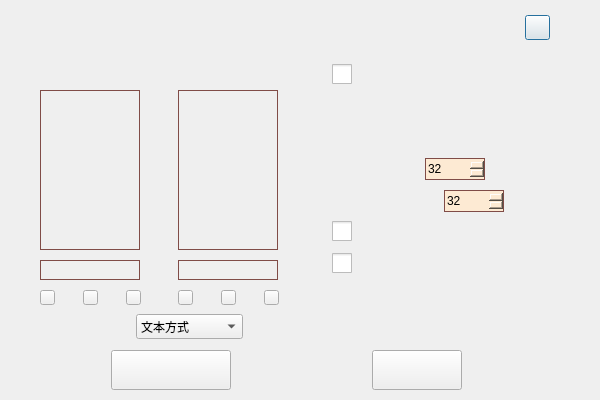
<?xml version="1.0" encoding="UTF-8"?>
<ui version="4.0">
 <class>SettingClass</class>
 <widget class="QDialog" name="SettingClass">
  <property name="geometry">
   <rect>
    <x>0</x>
    <y>0</y>
    <width>600</width>
    <height>400</height>
   </rect>
  </property>
  <property name="windowTitle">
   <string>其他设置</string>
  </property>
  <property name="windowIcon">
   <iconset resource="Notepad.qrc">
    <normaloff>:/icon/mainicon/picture_notepad/icon/icon_main_mainwindow.png</normaloff>:/icon/mainicon/picture_notepad/icon/icon_main_mainwindow.png</iconset>
  </property>
  <property name="windowOpacity">
   <double>5.000000000000000</double>
  </property>
  <property name="sizeGripEnabled">
   <bool>false</bool>
  </property>
  <widget class="QPushButton" name="pushButton_close_window">
   <property name="geometry">
    <rect>
     <x>525</x>
     <y>15</y>
     <width>25</width>
     <height>25</height>
    </rect>
   </property>
   <property name="styleSheet">
    <string notr="true">border-image: url(:/icon/manage/picture_notepad/icon/window_close.png);</string>
   </property>
   <property name="text">
    <string/>
   </property>
  </widget>
  <widget class="QPushButton" name="pushButton_close_dialog">
   <property name="geometry">
    <rect>
     <x>372</x>
     <y>350</y>
     <width>90</width>
     <height>40</height>
    </rect>
   </property>
   <property name="styleSheet">
    <string notr="true">border-image: url(:/picture_notepad/dialogicon/picture_notepad/icon/dialog_code_exit_normal.png);
border-image: url(:/picture_notepad/dialogicon/picture_notepad/icon/dialog_code_exit_pressed.png);</string>
   </property>
   <property name="text">
    <string/>
   </property>
  </widget>
  <widget class="QComboBox" name="comboBox_1">
   <property name="geometry">
    <rect>
     <x>136</x>
     <y>314</y>
     <width>107</width>
     <height>25</height>
    </rect>
   </property>
   <property name="contextMenuPolicy">
    <enum>Qt::NoContextMenu</enum>
   </property>
   <property name="autoFillBackground">
    <bool>false</bool>
   </property>
   <property name="styleSheet">
    <string notr="true"/>
   </property>
   <property name="editable">
    <bool>false</bool>
   </property>
   <property name="currentIndex">
    <number>0</number>
   </property>
   <property name="maxVisibleItems">
    <number>7</number>
   </property>
   <property name="maxCount">
    <number>2147483646</number>
   </property>
   <property name="insertPolicy">
    <enum>QComboBox::InsertAtBottom</enum>
   </property>
   <item>
    <property name="text">
     <string>文本方式</string>
    </property>
   </item>
   <item>
    <property name="text">
     <string>二进制方式</string>
    </property>
   </item>
  </widget>
  <widget class="QPushButton" name="pushButton_accept_dialog">
   <property name="geometry">
    <rect>
     <x>111</x>
     <y>350</y>
     <width>120</width>
     <height>40</height>
    </rect>
   </property>
   <property name="styleSheet">
    <string notr="true">border-image: url(:/picture_notepad/dialogicon/picture_notepad/icon/dialog_code_accept_normal.png);
border-image: url(:/picture_notepad/dialogicon/picture_notepad/icon/dialog_code_accept_pressed.png);</string>
   </property>
   <property name="text">
    <string/>
   </property>
  </widget>
  <widget class="QCheckBox" name="checkBox_1">
   <property name="geometry">
    <rect>
     <x>332</x>
     <y>64</y>
     <width>20</width>
     <height>20</height>
    </rect>
   </property>
   <property name="styleSheet">
    <string notr="true">QCheckBox{spacing: 5px;color: white;}
QCheckBox::indicator {width: 20px;height: 20px;}
QCheckBox::indicator:enabled:unchecked {image: url(:/picture_notepad/checkbox/picture_notepad/checkbox_style/checkbox_off.png);}
QCheckBox::indicator:enabled:unchecked:hover  {image: url(:/picture_notepad/checkbox/picture_notepad/checkbox_style/checkbox_off.png);}
QCheckBox::indicator:enabled:unchecked:pressed {image: url(:/picture_notepad/checkbox/picture_notepad/checkbox_style/checkbox_off.png);}
QCheckBox::indicator:enabled:checked {image: url(:/picture_notepad/checkbox/picture_notepad/checkbox_style/checkbox_on.png);}
QCheckBox::indicator:enabled:checked:hover {image: url(:/picture_notepad/checkbox/picture_notepad/checkbox_style/checkbox_on.png);}
QCheckBox::indicator:enabled:checked:pressed {image: url(:/picture_notepad/checkbox/picture_notepad/checkbox_style/checkbox_on.png);}</string>
   </property>
   <property name="text">
    <string/>
   </property>
  </widget>
  <widget class="QCheckBox" name="checkBox_2">
   <property name="geometry">
    <rect>
     <x>332</x>
     <y>221</y>
     <width>20</width>
     <height>20</height>
    </rect>
   </property>
   <property name="styleSheet">
    <string notr="true">QCheckBox{spacing: 5px;color: white;}
QCheckBox::indicator {width: 20px;height: 20px;}
QCheckBox::indicator:enabled:unchecked {image: url(:/picture_notepad/checkbox/picture_notepad/checkbox_style/checkbox_off.png);}
QCheckBox::indicator:enabled:unchecked:hover  {image: url(:/picture_notepad/checkbox/picture_notepad/checkbox_style/checkbox_off.png);}
QCheckBox::indicator:enabled:unchecked:pressed {image: url(:/picture_notepad/checkbox/picture_notepad/checkbox_style/checkbox_off.png);}
QCheckBox::indicator:enabled:checked {image: url(:/picture_notepad/checkbox/picture_notepad/checkbox_style/checkbox_on.png);}
QCheckBox::indicator:enabled:checked:hover {image: url(:/picture_notepad/checkbox/picture_notepad/checkbox_style/checkbox_on.png);}
QCheckBox::indicator:enabled:checked:pressed {image: url(:/picture_notepad/checkbox/picture_notepad/checkbox_style/checkbox_on.png);}</string>
   </property>
   <property name="text">
    <string/>
   </property>
  </widget>
  <widget class="QCheckBox" name="checkBox_3">
   <property name="geometry">
    <rect>
     <x>332</x>
     <y>253</y>
     <width>20</width>
     <height>20</height>
    </rect>
   </property>
   <property name="styleSheet">
    <string notr="true">QCheckBox{spacing: 5px;color: white;}
QCheckBox::indicator {width: 20px;height: 20px;}
QCheckBox::indicator:enabled:unchecked {image: url(:/picture_notepad/checkbox/picture_notepad/checkbox_style/checkbox_off.png);}
QCheckBox::indicator:enabled:unchecked:hover  {image: url(:/picture_notepad/checkbox/picture_notepad/checkbox_style/checkbox_off.png);}
QCheckBox::indicator:enabled:unchecked:pressed {image: url(:/picture_notepad/checkbox/picture_notepad/checkbox_style/checkbox_off.png);}
QCheckBox::indicator:enabled:checked {image: url(:/picture_notepad/checkbox/picture_notepad/checkbox_style/checkbox_on.png);}
QCheckBox::indicator:enabled:checked:hover {image: url(:/picture_notepad/checkbox/picture_notepad/checkbox_style/checkbox_on.png);}
QCheckBox::indicator:enabled:checked:pressed {image: url(:/picture_notepad/checkbox/picture_notepad/checkbox_style/checkbox_on.png);}</string>
   </property>
   <property name="text">
    <string/>
   </property>
  </widget>
  <widget class="QSpinBox" name="spinBox_1">
   <property name="geometry">
    <rect>
     <x>425</x>
     <y>158</y>
     <width>60</width>
     <height>22</height>
    </rect>
   </property>
   <property name="contextMenuPolicy">
    <enum>Qt::NoContextMenu</enum>
   </property>
   <property name="styleSheet">
    <string notr="true">/*按钮未按下*/
QSpinBox::up-button
{
    image: url(:/picture_notepad/spinbox/picture_notepad/spinbox_style/up_button.png);     
    background: #FDEAD3;
}
QSpinBox::down-button
{
    image: url(:/picture_notepad/spinbox/picture_notepad/spinbox_style/down_button.png); 
    background: #FDEAD3;
}
/*按钮按下*/
QSpinBox::up-button:pressed
{
    image: url(:/picture_notepad/spinbox/picture_notepad/spinbox_style/up_button.png);   
    background: #FDEAD3;     
}
QSpinBox::down-button:pressed
{
    image: url(:/picture_notepad/spinbox/picture_notepad/spinbox_style/down_button.png); 
    background: #FDEAD3;
}
/*总体设置*/
QSpinBox
{
    border: 1px solid #804C47;
    background: #FDEAD3;
}</string>
   </property>
   <property name="minimum">
    <number>1</number>
   </property>
   <property name="maximum">
    <number>256</number>
   </property>
   <property name="value">
    <number>32</number>
   </property>
  </widget>
  <widget class="QSpinBox" name="spinBox_2">
   <property name="geometry">
    <rect>
     <x>444</x>
     <y>190</y>
     <width>60</width>
     <height>22</height>
    </rect>
   </property>
   <property name="contextMenuPolicy">
    <enum>Qt::NoContextMenu</enum>
   </property>
   <property name="styleSheet">
    <string notr="true">/*按钮未按下*/
QSpinBox::up-button
{
    image: url(:/picture_notepad/spinbox/picture_notepad/spinbox_style/up_button.png);     
    background: #FDEAD3;
}
QSpinBox::down-button
{
    image: url(:/picture_notepad/spinbox/picture_notepad/spinbox_style/down_button.png); 
    background: #FDEAD3;
}
/*按钮按下*/
QSpinBox::up-button:pressed
{
    image: url(:/picture_notepad/spinbox/picture_notepad/spinbox_style/up_button.png);   
    background: #FDEAD3;     
}
QSpinBox::down-button:pressed
{
    image: url(:/picture_notepad/spinbox/picture_notepad/spinbox_style/down_button.png); 
    background: #FDEAD3;
}
/*总体设置*/
QSpinBox
{
    border: 1px solid #804C47;
    background: #FDEAD3;
}</string>
   </property>
   <property name="minimum">
    <number>1</number>
   </property>
   <property name="maximum">
    <number>64</number>
   </property>
   <property name="value">
    <number>32</number>
   </property>
  </widget>
  <widget class="QListWidget" name="listWidget_1">
   <property name="geometry">
    <rect>
     <x>40</x>
     <y>90</y>
     <width>100</width>
     <height>160</height>
    </rect>
   </property>
   <property name="font">
    <font>
     <family>宋体</family>
    </font>
   </property>
   <property name="contextMenuPolicy">
    <enum>Qt::NoContextMenu</enum>
   </property>
   <property name="styleSheet">
    <string notr="true">QListWidget
{
    background:rgb(255,255,255,0);
    border:1px solid rgb(128,76,71);
}
QListWidget::Item:hover
{
    background:#C0FDEAD3;
}
QListWidget::item:selected
{
    background:#C0FDEAD3;
}
QListWidget::item:selected:!active
{
    background:#C0FDEAD3;
}
/*滚动条*/
QListWidget QScrollBar::vertical
{
    margin: 15px 0px 15px 0px;
    border-image: url(:/picture_notepad/scrollbar/picture_notepad/scrollbar_style/line_vertical.png); 
    border: 0px;
    width: 15px;
}
QListWidget QScrollBar::handle:vertical
{
    border-image: url(:/picture_notepad/scrollbar/picture_notepad/scrollbar_style/button_vertical.png);
    min-height:50px;
}
QListWidget QScrollBar::handle:vertical:pressed 
{
    border-image: url(:/picture_notepad/scrollbar/picture_notepad/scrollbar_style/button_vertical.png);
}
QListWidget QScrollBar::add-page:vertical
{
    border-image: url(:/picture_notepad/scrollbar/picture_notepad/scrollbar_style/line_vertical.png);
}
QListWidget QScrollBar::sub-page:vertical
{
    border-image: url(:/picture_notepad/scrollbar/picture_notepad/scrollbar_style/line_vertical.png);
}
QListWidget QScrollBar::sub-line:vertical
{
    subcontrol-origin: margin;
    border: 0px solid black;
    height:15px
}
QListWidget QScrollBar::add-line:vertical
{
    subcontrol-origin: margin;
    border: 0px solid black;
    height:15px
}
QListWidget QScrollBar::down-arrow:vertical
{
    image: url(:/picture_notepad/scrollbar/picture_notepad/scrollbar_style/down.png);
}
QListWidget QScrollBar::up-arrow:vertical
{
    image: url(:/picture_notepad/scrollbar/picture_notepad/scrollbar_style/up.png);
}
QListWidget QScrollBar::horizontal
{
    margin: 0px 15px 0px 15px;
    border-image: url(:/picture_notepad/scrollbar/picture_notepad/scrollbar_style/line_horizental.png); 
    border: 0px; 
    height: 15px;
}
QListWidget QScrollBar::handle:horizontal
{
    border-image: url(:/picture_notepad/scrollbar/picture_notepad/scrollbar_style/button_horizental.png);
    min-width:50px;
}
QTableWidget QScrollBar::handle:horizontal:pressed
{
    border-image: url(:/picture_notepad/scrollbar/picture_notepad/scrollbar_style/button_horizental.png);
}
QTreeView QScrollBar::add-page:horizontal
{
    border-image: url(:/picture_notepad/scrollbar/picture_notepad/scrollbar_style/button_horizental.png);
}
QTreeView QScrollBar::sub-page:horizontal
{
    border-image: url(:/picture_notepad/scrollbar/picture_notepad/scrollbar_style/button_horizental.png);
}
QTreeView QScrollBar::add-line:horizontal
{
    subcontrol-origin: margin;
    border: 0px solid black;
    width:15px
}
QTreeView QScrollBar::sub-line:horizontal
{
    subcontrol-origin: margin;
    border: 0px solid black;
    width:15px
}
QTreeView QScrollBar::left-arrow:horizontal
{
    image: url(:/picture_notepad/scrollbar/picture_notepad/scrollbar_style/left.png);
}
QTreeView QScrollBar::right-arrow:horizontal
{
    image: url(:/picture_notepad/scrollbar/picture_notepad/scrollbar_style/right.png);
}</string>
   </property>
  </widget>
  <widget class="QListWidget" name="listWidget_2">
   <property name="geometry">
    <rect>
     <x>178</x>
     <y>90</y>
     <width>100</width>
     <height>160</height>
    </rect>
   </property>
   <property name="font">
    <font>
     <family>宋体</family>
    </font>
   </property>
   <property name="contextMenuPolicy">
    <enum>Qt::NoContextMenu</enum>
   </property>
   <property name="styleSheet">
    <string notr="true">QListWidget
{
    background:rgb(255,255,255,0);
    border:1px solid rgb(128,76,71);
}
QListWidget::Item:hover
{
    background:#C0FDEAD3;
}
QListWidget::item:selected
{
    background:#C0FDEAD3;
}
QListWidget::item:selected:!active
{
    background:#C0FDEAD3;
}
/*滚动条*/
QListWidget QScrollBar::vertical
{
    margin: 15px 0px 15px 0px;
    border-image: url(:/picture_notepad/scrollbar/picture_notepad/scrollbar_style/line_vertical.png); 
    border: 0px;
    width: 15px;
}
QListWidget QScrollBar::handle:vertical
{
    border-image: url(:/picture_notepad/scrollbar/picture_notepad/scrollbar_style/button_vertical.png);
    min-height:50px;
}
QListWidget QScrollBar::handle:vertical:pressed 
{
    border-image: url(:/picture_notepad/scrollbar/picture_notepad/scrollbar_style/button_vertical.png);
}
QListWidget QScrollBar::add-page:vertical
{
    border-image: url(:/picture_notepad/scrollbar/picture_notepad/scrollbar_style/line_vertical.png);
}
QListWidget QScrollBar::sub-page:vertical
{
    border-image: url(:/picture_notepad/scrollbar/picture_notepad/scrollbar_style/line_vertical.png);
}
QListWidget QScrollBar::sub-line:vertical
{
    subcontrol-origin: margin;
    border: 0px solid black;
    height:15px
}
QListWidget QScrollBar::add-line:vertical
{
    subcontrol-origin: margin;
    border: 0px solid black;
    height:15px
}
QListWidget QScrollBar::down-arrow:vertical
{
    image: url(:/picture_notepad/scrollbar/picture_notepad/scrollbar_style/down.png);
}
QListWidget QScrollBar::up-arrow:vertical
{
    image: url(:/picture_notepad/scrollbar/picture_notepad/scrollbar_style/up.png);
}
QListWidget QScrollBar::horizontal
{
    margin: 0px 15px 0px 15px;
    border-image: url(:/picture_notepad/scrollbar/picture_notepad/scrollbar_style/line_horizental.png); 
    border: 0px; 
    height: 15px;
}
QListWidget QScrollBar::handle:horizontal
{
    border-image: url(:/picture_notepad/scrollbar/picture_notepad/scrollbar_style/button_horizental.png);
    min-width:50px;
}
QTableWidget QScrollBar::handle:horizontal:pressed
{
    border-image: url(:/picture_notepad/scrollbar/picture_notepad/scrollbar_style/button_horizental.png);
}
QTreeView QScrollBar::add-page:horizontal
{
    border-image: url(:/picture_notepad/scrollbar/picture_notepad/scrollbar_style/button_horizental.png);
}
QTreeView QScrollBar::sub-page:horizontal
{
    border-image: url(:/picture_notepad/scrollbar/picture_notepad/scrollbar_style/button_horizental.png);
}
QTreeView QScrollBar::add-line:horizontal
{
    subcontrol-origin: margin;
    border: 0px solid black;
    width:15px
}
QTreeView QScrollBar::sub-line:horizontal
{
    subcontrol-origin: margin;
    border: 0px solid black;
    width:15px
}
QTreeView QScrollBar::left-arrow:horizontal
{
    image: url(:/picture_notepad/scrollbar/picture_notepad/scrollbar_style/left.png);
}
QTreeView QScrollBar::right-arrow:horizontal
{
    image: url(:/picture_notepad/scrollbar/picture_notepad/scrollbar_style/right.png);
}</string>
   </property>
  </widget>
  <widget class="QLineEdit" name="lineEdit_1">
   <property name="geometry">
    <rect>
     <x>40</x>
     <y>260</y>
     <width>100</width>
     <height>20</height>
    </rect>
   </property>
   <property name="contextMenuPolicy">
    <enum>Qt::NoContextMenu</enum>
   </property>
   <property name="styleSheet">
    <string notr="true">QLineEdit
{
    background:rgb(255,255,255,0);
    border:1px solid rgb(128,76,71);
}</string>
   </property>
   <property name="maxLength">
    <number>255</number>
   </property>
  </widget>
  <widget class="QLineEdit" name="lineEdit_2">
   <property name="geometry">
    <rect>
     <x>178</x>
     <y>260</y>
     <width>100</width>
     <height>20</height>
    </rect>
   </property>
   <property name="contextMenuPolicy">
    <enum>Qt::NoContextMenu</enum>
   </property>
   <property name="styleSheet">
    <string notr="true">QLineEdit
{
    background:rgb(255,255,255,0);
    border:1px solid rgb(128,76,71);
}</string>
   </property>
   <property name="maxLength">
    <number>255</number>
   </property>
  </widget>
  <widget class="QPushButton" name="pushButton_list_1">
   <property name="geometry">
    <rect>
     <x>40</x>
     <y>290</y>
     <width>15</width>
     <height>15</height>
    </rect>
   </property>
   <property name="styleSheet">
    <string notr="true">border-image: url(:/picture_notepad/dialogicon/picture_notepad/icon/dialog_setting_add_item.png);</string>
   </property>
   <property name="text">
    <string/>
   </property>
  </widget>
  <widget class="QPushButton" name="pushButton_list_2">
   <property name="geometry">
    <rect>
     <x>83</x>
     <y>290</y>
     <width>15</width>
     <height>15</height>
    </rect>
   </property>
   <property name="styleSheet">
    <string notr="true">border-image: url(:/picture_notepad/dialogicon/picture_notepad/icon/dialog_setting_remove_item.png);</string>
   </property>
   <property name="text">
    <string/>
   </property>
  </widget>
  <widget class="QPushButton" name="pushButton_list_3">
   <property name="geometry">
    <rect>
     <x>126</x>
     <y>290</y>
     <width>15</width>
     <height>15</height>
    </rect>
   </property>
   <property name="styleSheet">
    <string notr="true">border-image: url(:/picture_notepad/dialogicon/picture_notepad/icon/dialog_setting_remove_all_item.png);</string>
   </property>
   <property name="text">
    <string/>
   </property>
  </widget>
  <widget class="QPushButton" name="pushButton_list_4">
   <property name="geometry">
    <rect>
     <x>178</x>
     <y>290</y>
     <width>15</width>
     <height>15</height>
    </rect>
   </property>
   <property name="styleSheet">
    <string notr="true">border-image: url(:/picture_notepad/dialogicon/picture_notepad/icon/dialog_setting_add_item.png);</string>
   </property>
   <property name="text">
    <string/>
   </property>
  </widget>
  <widget class="QPushButton" name="pushButton_list_5">
   <property name="geometry">
    <rect>
     <x>221</x>
     <y>290</y>
     <width>15</width>
     <height>15</height>
    </rect>
   </property>
   <property name="styleSheet">
    <string notr="true">border-image: url(:/picture_notepad/dialogicon/picture_notepad/icon/dialog_setting_remove_item.png);</string>
   </property>
   <property name="text">
    <string/>
   </property>
  </widget>
  <widget class="QPushButton" name="pushButton_list_6">
   <property name="geometry">
    <rect>
     <x>264</x>
     <y>290</y>
     <width>15</width>
     <height>15</height>
    </rect>
   </property>
   <property name="styleSheet">
    <string notr="true">border-image: url(:/picture_notepad/dialogicon/picture_notepad/icon/dialog_setting_remove_all_item.png);</string>
   </property>
   <property name="text">
    <string/>
   </property>
  </widget>
 </widget>
 <resources>
  <include location="Notepad.qrc"/>
 </resources>
 <connections/>
</ui>
